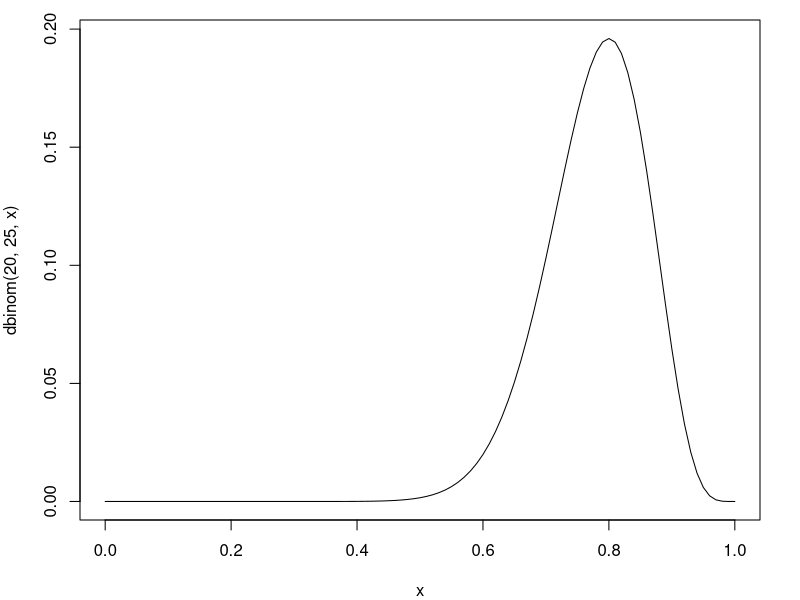
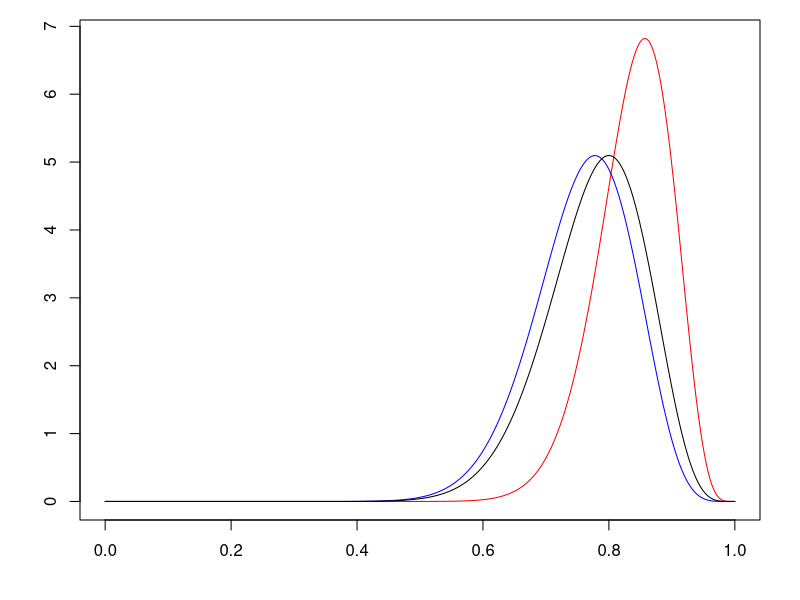

Write R code to recreate these figures, in order.
pdf("likelihood1.pdf", 3.5, 2)
par(mar = c(4, 4, 1, 2))
curve(dbinom(20, 25, x), 0, 1)
dev.off()

x <- seq(0, 1, length.out = 1001)
xinc <- x[2] - x[1]
post1 <- dbinom(20, 25, x)
post1 <- post1 / sum(post1) / xinc
post2 <- dbinom(21, 27, x)
post2 <- post2 / sum(post2) / xinc
post3 <- dbinom(30, 35, x)
post3 <- post3 / sum(post3) / xinc

pdf("posteriors1.pdf", 3.5, 2)
par(mar = c(4, 4, 1, 2))
plot(post3 ~ x, type = "l", ylab = "", col = "red", xlab = "")
lines(post2 ~ x, col = "blue")
lines(post1 ~ x, col = "black")
dev.off()
